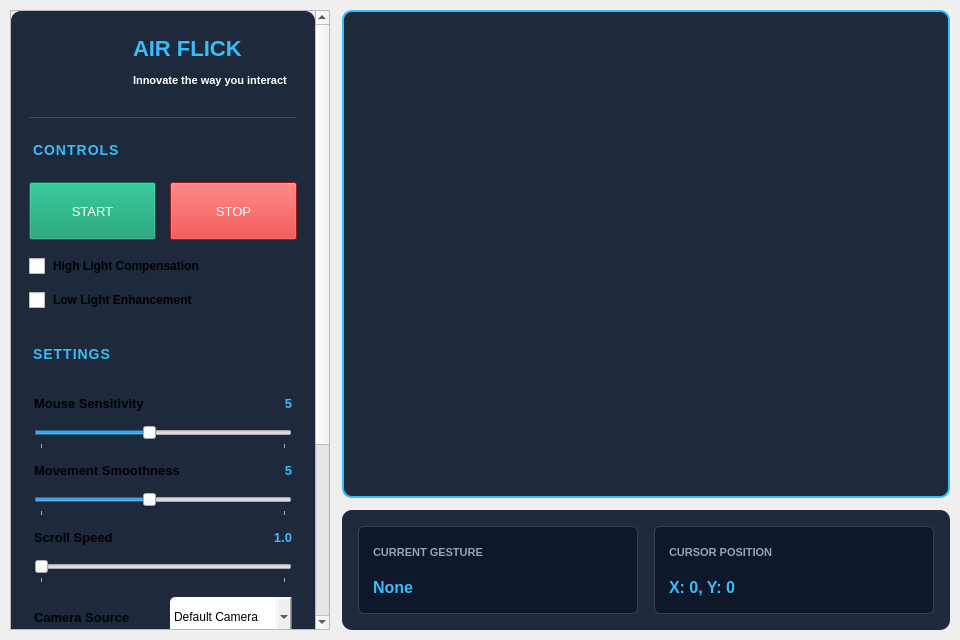
<?xml version="1.0" encoding="UTF-8"?>
<ui version="4.0">
 <class>AirFlickMain</class>
 <widget class="QWidget" name="AirFlickMain">
  <property name="geometry">
   <rect>
    <x>0</x>
    <y>0</y>
    <width>960</width>
    <height>640</height>
   </rect>
  </property>
  <property name="minimumSize">
   <size>
    <width>800</width>
    <height>560</height>
   </size>
  </property>
  <property name="windowTitle">
   <string>AirFlick - Innovate the way you interact</string>
  </property>
  <property name="styleSheet">
   <string notr="true">QWidget {
  background-color: #0f172a;
  color: #f8fafc;
  font-family: 'SF Pro Display', 'Segoe UI', Arial, sans-serif;
}

QLabel {
  color: #e2e8f0;
}

QPushButton {
  border-radius: 6px;
  padding: 10px;
  font-weight: 600;
  border: none;
  min-height: 38px;
  letter-spacing: 0.5px;
}

QPushButton:hover {
  opacity: 0.85;
}

QPushButton:pressed {
  opacity: 0.7;
}

QGroupBox {
  border: 1px solid #1e293b;
  border-radius: 8px;
  margin-top: 12px;
  padding: 6px 6px 6px 15px; /* top, right, bottom, left */
  font-weight: 600;
}

QCheckBox {
  spacing: 8px;
}

QCheckBox::indicator {
  width: 16px;
  height: 16px;
  border-radius: 4px;
  border: 1px solid #334155;
  background-color: #1e293b;
}

QCheckBox::indicator:checked {
  background-color: #38bdf8;
  border-color: #38bdf8;
}

QCheckBox::indicator:hover {
  border-color: #4b5563;
}
}

QGroupBox::title {
  subcontrol-origin: margin;
  left: 8px;
  padding: 0 5px;
}

QSlider::groove:horizontal {
  border-radius: 3px;
  height: 5px;
  margin: 1px 0;
  background-color: #1e293b;
}

QSlider::handle:horizontal {
  background-color: #38bdf8;
  border: none;
  border-radius: 5px;
  width: 14px;
  margin: -4px 0;
}

QComboBox {
  padding: 6px 10px;
  border-radius: 6px;
  background-color: #1e293b;
  border: 1px solid #334155;
  min-height: 30px;
}

QComboBox::drop-down {
  subcontrol-origin: padding;
  subcontrol-position: right;
  width: 18px;
  border-left: 1px solid #334155;
}

QScrollBar:vertical {
  border: none;
  background: #1e293b;
  width: 8px;
  border-radius: 3px;
}

QScrollBar::handle:vertical {
  background: #475569;
  min-height: 25px;
  border-radius: 3px;
}

QScrollBar:horizontal {
  border: none;
  background: #1e293b;
  height: 6px;
  border-radius: 3px;
}

QScrollBar::handle:horizontal {
  background: #475569;
  min-width: 25px;
  border-radius: 3px;
}</string>
  </property>
  <layout class="QGridLayout" name="gridLayout">
   <property name="leftMargin">
    <number>10</number>
   </property>
   <property name="topMargin">
    <number>10</number>
   </property>
   <property name="rightMargin">
    <number>10</number>
   </property>
   <property name="bottomMargin">
    <number>10</number>
   </property>
   <property name="spacing">
    <number>12</number>
   </property>
   <item row="0" column="0">
    <widget class="QScrollArea" name="leftScrollArea">
     <property name="sizePolicy">
      <sizepolicy hsizetype="Maximum" vsizetype="Expanding">
       <horstretch>0</horstretch>
       <verstretch>0</verstretch>
      </sizepolicy>
     </property>
     <property name="minimumSize">
      <size>
       <width>320</width>
       <height>0</height>
      </size>
     </property>
     <property name="maximumSize">
      <size>
       <width>340</width>
       <height>16777215</height>
      </size>
     </property>
     <property name="styleSheet">
      <string notr="true">QScrollArea {
  background-color: transparent;
  border: none;
}
QScrollArea &gt; QWidget &gt; QWidget {
  background-color: transparent;
}
</string>
     </property>
     <property name="horizontalScrollBarPolicy">
      <enum>Qt::ScrollBarAlwaysOff</enum>
     </property>
     <property name="sizeAdjustPolicy">
      <enum>QAbstractScrollArea::AdjustToContents</enum>
     </property>
     <property name="widgetResizable">
      <bool>true</bool>
     </property>
     <widget class="QWidget" name="leftScrollContents">
      <property name="geometry">
       <rect>
        <x>0</x>
        <y>0</y>
        <width>312</width>
        <height>928</height>
       </rect>
      </property>
      <layout class="QVBoxLayout" name="scrollContentsLayout">
       <property name="spacing">
        <number>0</number>
       </property>
       <property name="leftMargin">
        <number>0</number>
       </property>
       <property name="topMargin">
        <number>0</number>
       </property>
       <property name="rightMargin">
        <number>0</number>
       </property>
       <property name="bottomMargin">
        <number>0</number>
       </property>
       <item>
        <widget class="QWidget" name="leftPanel" native="true">
         <property name="sizePolicy">
          <sizepolicy hsizetype="Preferred" vsizetype="Preferred">
           <horstretch>0</horstretch>
           <verstretch>0</verstretch>
          </sizepolicy>
         </property>
         <property name="minimumSize">
          <size>
           <width>300</width>
           <height>0</height>
          </size>
         </property>
         <property name="styleSheet">
          <string notr="true">QWidget#leftPanel {
  background-color: #1e293b;
  border-radius: 10px;
}</string>
         </property>
         <layout class="QVBoxLayout" name="leftPanelLayout">
          <property name="spacing">
           <number>18</number>
          </property>
          <property name="leftMargin">
           <number>18</number>
          </property>
          <property name="topMargin">
           <number>18</number>
          </property>
          <property name="rightMargin">
           <number>18</number>
          </property>
          <property name="bottomMargin">
           <number>18</number>
          </property>
          <item>
           <widget class="QFrame" name="logoFrame">
            <property name="styleSheet">
             <string notr="true">border: 2px ;
border-radius: 5px;</string>
            </property>
            <property name="frameShape">
             <enum>QFrame::NoFrame</enum>
            </property>
            <property name="frameShadow">
             <enum>QFrame::Plain</enum>
            </property>
            <layout class="QHBoxLayout" name="horizontalLayout">
             <property name="spacing">
              <number>14</number>
             </property>
             <property name="leftMargin">
              <number>10</number>
             </property>
             <property name="topMargin">
              <number>5</number>
             </property>
             <property name="rightMargin">
              <number>10</number>
             </property>
             <property name="bottomMargin">
              <number>5</number>
             </property>
             <item>
              <widget class="QLabel" name="logoLabel">
               <property name="minimumSize">
                <size>
                 <width>80</width>
                 <height>60</height>
                </size>
               </property>
               <property name="maximumSize">
                <size>
                 <width>60</width>
                 <height>60</height>
                </size>
               </property>
               <property name="text">
                <string/>
               </property>
               <property name="pixmap">
                <pixmap>7b6148fa-18c6-4439-b089-be2a0dce14c9.png</pixmap>
               </property>
               <property name="scaledContents">
                <bool>true</bool>
               </property>
               <property name="margin">
                <number>0</number>
               </property>
              </widget>
             </item>
             <item>
              <layout class="QVBoxLayout" name="titleLayout">
               <property name="spacing">
                <number>3</number>
               </property>
               <item>
                <widget class="QLabel" name="titleLabel">
                 <property name="styleSheet">
                  <string notr="true">font-size: 22px;
font-weight: 700;
color: #38bdf8;</string>
                 </property>
                 <property name="text">
                  <string>AIR FLICK</string>
                 </property>
                </widget>
               </item>
               <item>
                <widget class="QLabel" name="subtitleLabel">
                 <property name="styleSheet">
                  <string notr="true">font-size: 11px;
color: #ffffff;
font-weight: 500;</string>
                 </property>
                 <property name="text">
                  <string>Innovate the way you interact</string>
                 </property>
                 <property name="margin">
                  <number>0</number>
                 </property>
                </widget>
               </item>
              </layout>
             </item>
            </layout>
           </widget>
          </item>
          <item>
           <widget class="QFrame" name="line">
            <property name="minimumSize">
             <size>
              <width>0</width>
              <height>1</height>
             </size>
            </property>
            <property name="maximumSize">
             <size>
              <width>16777215</width>
              <height>1</height>
             </size>
            </property>
            <property name="styleSheet">
             <string notr="true">background-color: #334155;</string>
            </property>
            <property name="frameShape">
             <enum>QFrame::HLine</enum>
            </property>
            <property name="frameShadow">
             <enum>QFrame::Sunken</enum>
            </property>
           </widget>
          </item>
          <item>
           <widget class="QLabel" name="controlsLabel">
            <property name="styleSheet">
             <string notr="true">font-size: 14px;
color: #38bdf8;
font-weight: 600;
letter-spacing: 1px;
padding-top: 6px;
padding-bottom: 6px;
border-radius: 5px;</string>
            </property>
            <property name="text">
             <string>CONTROLS</string>
            </property>
            <property name="margin">
             <number>5</number>
            </property>
           </widget>
          </item>
          <item>
           <layout class="QGridLayout" name="controlButtonsGrid">
            <property name="spacing">
             <number>14</number>
            </property>
            <item row="0" column="0">
             <widget class="QPushButton" name="startButton">
              <property name="minimumSize">
               <size>
                <width>0</width>
                <height>58</height>
               </size>
              </property>
              <property name="styleSheet">
               <string notr="true">background-color: #059669;
font-size: 13px;
color: white;</string>
              </property>
              <property name="text">
               <string>START</string>
              </property>
              <property name="icon">
               <iconset>
                <normaloff>icons/play.png</normaloff>icons/play.png</iconset>
              </property>
             </widget>
            </item>
            <item row="0" column="1">
             <widget class="QPushButton" name="stopButton">
              <property name="minimumSize">
               <size>
                <width>0</width>
                <height>58</height>
               </size>
              </property>
              <property name="styleSheet">
               <string notr="true">background-color: #dc2626;
font-size: 13px;
color: white;</string>
              </property>
              <property name="text">
               <string>STOP</string>
              </property>
              <property name="icon">
               <iconset>
                <normaloff>icons/stop.png</normaloff>
               </iconset>
              </property>
             </widget>
            </item>
            <item row="1" column="0" colspan="2">
             <widget class="QCheckBox" name="highLightToggle">
              <property name="text">
               <string>High Light Compensation</string>
              </property>
              <property name="toolTip">
               <string>Reduces glare and over-exposure in bright environments</string>
              </property>
              <property name="styleSheet">
               <string notr="true">QCheckBox {
  spacing: 8px;
  padding-top: 4px;
  font-weight: 500;
}

QCheckBox::indicator {
  width: 16px;
  height: 16px;
}</string>
              </property>
             </widget>
            </item>
            <item row="2" column="0" colspan="2">
             <widget class="QCheckBox" name="lowLightToggle">
              <property name="text">
               <string>Low Light Enhancement</string>
              </property>
              <property name="toolTip">
               <string>Improves hand detection in dimly lit environments</string>
              </property>
              <property name="styleSheet">
               <string notr="true">QCheckBox {
  spacing: 8px;
  padding-top: 4px;
  font-weight: 500;
}

QCheckBox::indicator {
  width: 16px;
  height: 16px;
}</string>
              </property>
             </widget>
            </item>
          </layout>
          </item>
          <item>
           <spacer name="verticalSpacer_2">
            <property name="orientation">
             <enum>Qt::Vertical</enum>
            </property>
            <property name="sizeType">
             <enum>QSizePolicy::Fixed</enum>
            </property>
            <property name="sizeHint" stdset="0">
             <size>
              <width>20</width>
              <height>14</height>
             </size>
            </property>
           </spacer>
          </item>
          <item>
           <widget class="QLabel" name="settingsLabel">
            <property name="styleSheet">
             <string notr="true">font-size: 14px;
color: #38bdf8;
font-weight: 600;
letter-spacing: 1px;
padding-top: 6px;
padding-bottom: 6px;
border-radius: 5px;</string>
            </property>
            <property name="text">
             <string>SETTINGS</string>
            </property>
            <property name="margin">
             <number>5</number>
            </property>
           </widget>
          </item>
          <item>
           <widget class="QFrame" name="settingsFrame">
            <property name="styleSheet">
             <string notr="true">border-radius: 5px;</string>
            </property>
            <property name="frameShape">
             <enum>QFrame::NoFrame</enum>
            </property>
            <property name="frameShadow">
             <enum>QFrame::Plain</enum>
            </property>
            <layout class="QVBoxLayout" name="settingsLayout">
             <property name="spacing">
              <number>14</number>
             </property>
             <property name="leftMargin">
              <number>5</number>
             </property>
             <property name="topMargin">
              <number>10</number>
             </property>
             <property name="rightMargin">
              <number>5</number>
             </property>
             <property name="bottomMargin">
              <number>10</number>
             </property>
             <item>
              <layout class="QHBoxLayout" name="sensitivityLayout">
               <item>
                <widget class="QLabel" name="sensitivityLabel">
                 <property name="styleSheet">
                  <string notr="true">font-size: 13px;
font-weight: 500;</string>
                 </property>
                 <property name="text">
                  <string>Mouse Sensitivity</string>
                 </property>
                </widget>
               </item>
               <item>
                <widget class="QLabel" name="sensitivityValue">
                 <property name="styleSheet">
                  <string notr="true">color: #38bdf8;
font-weight: 600;
font-size: 13px;</string>
                 </property>
                 <property name="text">
                  <string>5</string>
                 </property>
                 <property name="alignment">
                  <set>Qt::AlignRight|Qt::AlignTrailing|Qt::AlignVCenter</set>
                 </property>
                </widget>
               </item>
              </layout>
             </item>
             <item>
              <widget class="QSlider" name="sensitivitySlider">
               <property name="minimumSize">
                <size>
                 <width>0</width>
                 <height>24</height>
                </size>
               </property>
               <property name="minimum">
                <number>1</number>
               </property>
               <property name="maximum">
                <number>10</number>
               </property>
               <property name="value">
                <number>5</number>
               </property>
               <property name="orientation">
                <enum>Qt::Horizontal</enum>
               </property>
               <property name="tickPosition">
                <enum>QSlider::TicksBelow</enum>
               </property>
              </widget>
             </item>
             <item>
              <layout class="QHBoxLayout" name="smoothnessLayout">
               <item>
                <widget class="QLabel" name="smoothnessLabel">
                 <property name="styleSheet">
                  <string notr="true">font-size: 13px;
font-weight: 500;</string>
                 </property>
                 <property name="text">
                  <string>Movement Smoothness</string>
                 </property>
                </widget>
               </item>
               <item>
                <widget class="QLabel" name="smoothnessValue">
                 <property name="styleSheet">
                  <string notr="true">color: #38bdf8;
font-weight: 600;
font-size: 13px;</string>
                 </property>
                 <property name="text">
                  <string>5</string>
                 </property>
                 <property name="alignment">
                  <set>Qt::AlignRight|Qt::AlignTrailing|Qt::AlignVCenter</set>
                 </property>
                </widget>
               </item>
              </layout>
             </item>
             <item>
              <widget class="QSlider" name="smoothnessSlider">
               <property name="minimumSize">
                <size>
                 <width>0</width>
                 <height>24</height>
                </size>
               </property>
               <property name="minimum">
                <number>1</number>
               </property>
               <property name="maximum">
                <number>10</number>
               </property>
               <property name="value">
                <number>5</number>
               </property>
               <property name="orientation">
                <enum>Qt::Horizontal</enum>
               </property>
               <property name="tickPosition">
                <enum>QSlider::TicksBelow</enum>
               </property>
              </widget>
             </item>
             <item>
              <layout class="QHBoxLayout" name="scrollSpeedLayout">
               <item>
                <widget class="QLabel" name="scrollSpeedLabel">
                 <property name="styleSheet">
                  <string notr="true">font-size: 13px;
font-weight: 500;</string>
                 </property>
                 <property name="text">
                  <string>Scroll Speed</string>
                 </property>
                </widget>
               </item>
               <item>
                <widget class="QLabel" name="scrollSpeedValue">
                 <property name="styleSheet">
                  <string notr="true">color: #38bdf8;
font-weight: 600;
font-size: 13px;</string>
                 </property>
                 <property name="text">
                  <string>1.0</string>
                 </property>
                 <property name="alignment">
                  <set>Qt::AlignRight|Qt::AlignTrailing|Qt::AlignVCenter</set>
                 </property>
                </widget>
               </item>
              </layout>
             </item>
             <item>
              <widget class="QSlider" name="scrollSpeedSlider">
               <property name="minimumSize">
                <size>
                 <width>0</width>
                 <height>24</height>
                </size>
               </property>
               <property name="minimum">
                <number>1</number>
               </property>
               <property name="maximum">
                <number>10</number>
               </property>
               <property name="value">
                <number>1</number>
               </property>
               <property name="orientation">
                <enum>Qt::Horizontal</enum>
               </property>
               <property name="tickPosition">
                <enum>QSlider::TicksBelow</enum>
               </property>
              </widget>
             </item>
             <item>
              <layout class="QHBoxLayout" name="cameraLayout">
               <item>
                <widget class="QLabel" name="cameraLabel">
                 <property name="styleSheet">
                  <string notr="true">font-size: 13px;
font-weight: 500;</string>
                 </property>
                 <property name="text">
                  <string>Camera Source</string>
                 </property>
                </widget>
               </item>
               <item>
                <widget class="QComboBox" name="cameraSelect">
                 <property name="minimumSize">
                  <size>
                   <width>120</width>
                   <height>40</height>
                  </size>
                 </property>
                 <property name="styleSheet">
                  <string notr="true">padding: 4px;</string>
                 </property>
                 <item>
                  <property name="text">
                   <string>Default Camera</string>
                  </property>
                 </item>
                 <item>
                  <property name="text">
                   <string>Camera 1</string>
                  </property>
                 </item>
                 <item>
                  <property name="text">
                   <string>Camera 2</string>
                  </property>
                 </item>
                </widget>
               </item>
              </layout>
             </item>
             <item>
              <widget class="QPushButton" name="settingsButton">
               <property name="minimumSize">
                <size>
                 <width>0</width>
                 <height>66</height>
                </size>
               </property>
               <property name="styleSheet">
                <string notr="true">background-color: #334155;
font-size: 13px;
color: white;
margin-top: 8px;</string>
               </property>
               <property name="text">
                <string>ADVANCED SETTINGS</string>
               </property>
              </widget>
             </item>

            </layout>
           </widget>
          </item>
          <item>
           <spacer name="verticalSpacer_3">
            <property name="orientation">
             <enum>Qt::Vertical</enum>
            </property>
            <property name="sizeType">
             <enum>QSizePolicy::Fixed</enum>
            </property>
            <property name="sizeHint" stdset="0">
             <size>
              <width>20</width>
              <height>14</height>
             </size>
            </property>
           </spacer>
          </item>
          <item>
           <widget class="QLabel" name="helpLabel">
            <property name="styleSheet">
             <string notr="true">font-size: 14px;
color: #38bdf8;
font-weight: 600;
letter-spacing: 1px;
padding-top: 6px;
padding-bottom: 6px;
border-radius: 5px;</string>
            </property>
            <property name="text">
             <string>HELP</string>
            </property>
            <property name="margin">
             <number>5</number>
            </property>
           </widget>
          </item>
          <item>
           <layout class="QGridLayout" name="helpButtonsGrid">
            <property name="horizontalSpacing">
             <number>14</number>
            </property>
            <property name="verticalSpacing">
             <number>0</number>
            </property>
            <item row="0" column="0">
             <widget class="QPushButton" name="tutorialButton">
              <property name="minimumSize">
               <size>
                <width>0</width>
                <height>58</height>
               </size>
              </property>
              <property name="styleSheet">
               <string notr="true">background-color: #6366f1;
font-size: 13px;
color: white;</string>
              </property>
              <property name="text">
               <string>TUTORIAL</string>
              </property>
             </widget>
            </item>
            <item row="0" column="1">
             <widget class="QPushButton" name="aboutButton">
              <property name="minimumSize">
               <size>
                <width>0</width>
                <height>58</height>
               </size>
              </property>
              <property name="styleSheet">
               <string notr="true">background-color: #38bdf8;
font-size: 13px;
color: white;</string>
              </property>
              <property name="text">
               <string>ABOUT</string>
              </property>
             </widget>
            </item>
           </layout>
          </item>
          <item>
           <spacer name="verticalSpacer">
            <property name="orientation">
             <enum>Qt::Vertical</enum>
            </property>
            <property name="sizeHint" stdset="0">
             <size>
              <width>20</width>
              <height>40</height>
             </size>
            </property>
           </spacer>
          </item>
         </layout>
        </widget>
       </item>
      </layout>
     </widget>
    </widget>
   </item>
   <item row="0" column="1">
    <widget class="QWidget" name="rightPanel" native="true">
     <layout class="QVBoxLayout" name="filtersLayout">
      <property name="spacing">
       <number>12</number>
      </property>
      <property name="leftMargin">
       <number>0</number>
      </property>
      <property name="topMargin">
       <number>0</number>
      </property>
      <property name="rightMargin">
       <number>0</number>
      </property>
      <property name="bottomMargin">
       <number>0</number>
      </property>
      <item>
       <widget class="QFrame" name="videoFrame">
        <property name="sizePolicy">
         <sizepolicy hsizetype="Expanding" vsizetype="Expanding">
          <horstretch>0</horstretch>
          <verstretch>1</verstretch>
         </sizepolicy>
        </property>
        <property name="minimumSize">
         <size>
          <width>500</width>
          <height>400</height>
         </size>
        </property>
        <property name="styleSheet">
         <string notr="true">border: 2px solid #38bdf8;
border-radius: 10px;
background-color: #1e293b;</string>
        </property>
        <property name="frameShape">
         <enum>QFrame::StyledPanel</enum>
        </property>
        <property name="frameShadow">
         <enum>QFrame::Raised</enum>
        </property>
        <layout class="QVBoxLayout" name="videoLayout">
         <property name="leftMargin">
          <number>2</number>
         </property>
         <property name="topMargin">
          <number>2</number>
         </property>
         <property name="rightMargin">
          <number>2</number>
         </property>
         <property name="bottomMargin">
          <number>2</number>
         </property>
         <item>
          <widget class="QLabel" name="videoFeed">
           <property name="sizePolicy">
            <sizepolicy hsizetype="Expanding" vsizetype="Expanding">
             <horstretch>0</horstretch>
             <verstretch>0</verstretch>
            </sizepolicy>
           </property>
           <property name="minimumSize">
            <size>
             <width>80</width>
             <height>60</height>
            </size>
           </property>
           <property name="styleSheet">
            <string notr="true">border: none;</string>
           </property>
           <property name="text">
            <string/>
           </property>
           <property name="alignment">
            <set>Qt::AlignCenter</set>
           </property>
          </widget>
         </item>
        </layout>
       </widget>
      </item>
      <item>
       <widget class="QFrame" name="statusFrame">
        <property name="sizePolicy">
         <sizepolicy hsizetype="Expanding" vsizetype="Fixed">
          <horstretch>0</horstretch>
          <verstretch>0</verstretch>
         </sizepolicy>
        </property>
        <property name="minimumSize">
         <size>
          <width>0</width>
          <height>120</height>
         </size>
        </property>
        <property name="maximumSize">
         <size>
          <width>16777215</width>
          <height>120</height>
         </size>
        </property>
        <property name="styleSheet">
         <string notr="true">background-color: #1e293b;
border-radius: 10px;</string>
        </property>
        <property name="frameShape">
         <enum>QFrame::StyledPanel</enum>
        </property>
        <property name="frameShadow">
         <enum>QFrame::Raised</enum>
        </property>
        <layout class="QHBoxLayout" name="statusLayout">
         <property name="spacing">
          <number>16</number>
         </property>
         <property name="leftMargin">
          <number>16</number>
         </property>
         <property name="topMargin">
          <number>16</number>
         </property>
         <property name="rightMargin">
          <number>16</number>
         </property>
         <property name="bottomMargin">
          <number>16</number>
         </property>
         <item>
          <widget class="QFrame" name="gestureFrame">
           <property name="sizePolicy">
            <sizepolicy hsizetype="Expanding" vsizetype="Preferred">
             <horstretch>1</horstretch>
             <verstretch>0</verstretch>
            </sizepolicy>
           </property>
           <property name="styleSheet">
            <string notr="true">background-color: #0f172a;
border-radius: 6px;
border: 1px solid #334155;</string>
           </property>
           <property name="frameShape">
            <enum>QFrame::StyledPanel</enum>
           </property>
           <property name="frameShadow">
            <enum>QFrame::Raised</enum>
           </property>
           <layout class="QVBoxLayout" name="gestureFrameLayout">
            <property name="spacing">
             <number>4</number>
            </property>
            <property name="leftMargin">
             <number>14</number>
            </property>
            <property name="topMargin">
             <number>10</number>
            </property>
            <property name="rightMargin">
             <number>14</number>
            </property>
            <property name="bottomMargin">
             <number>10</number>
            </property>
            <item>
             <widget class="QLabel" name="gestureTitle">
              <property name="styleSheet">
               <string notr="true">font-size: 11px;
color: #94a3b8;
font-weight: 500;
border: none;</string>
              </property>
              <property name="text">
               <string>CURRENT GESTURE</string>
              </property>
             </widget>
            </item>
            <item>
             <widget class="QLabel" name="gestureOutput">
              <property name="styleSheet">
               <string notr="true">font-size: 16px;
color: #38bdf8;
font-weight: 600;
border: none;</string>
              </property>
              <property name="text">
               <string>None</string>
              </property>
             </widget>
            </item>
           </layout>
          </widget>
         </item>
         <item>
          <widget class="QFrame" name="positionFrame">
           <property name="sizePolicy">
            <sizepolicy hsizetype="Expanding" vsizetype="Preferred">
             <horstretch>1</horstretch>
             <verstretch>0</verstretch>
            </sizepolicy>
           </property>
           <property name="styleSheet">
            <string notr="true">background-color: #0f172a;
border-radius: 6px;
border: 1px solid #334155;</string>
           </property>
           <property name="frameShape">
            <enum>QFrame::StyledPanel</enum>
           </property>
           <property name="frameShadow">
            <enum>QFrame::Raised</enum>
           </property>
           <layout class="QVBoxLayout" name="positionFrameLayout">
            <property name="spacing">
             <number>4</number>
            </property>
            <property name="leftMargin">
             <number>14</number>
            </property>
            <property name="topMargin">
             <number>10</number>
            </property>
            <property name="rightMargin">
             <number>14</number>
            </property>
            <property name="bottomMargin">
             <number>10</number>
            </property>
            <item>
             <widget class="QLabel" name="positionTitle">
              <property name="styleSheet">
               <string notr="true">font-size: 11px;
color: #94a3b8;
font-weight: 500;
border: none;</string>
              </property>
              <property name="text">
               <string>CURSOR POSITION</string>
              </property>
             </widget>
            </item>
            <item>
             <widget class="QLabel" name="positionOutput">
              <property name="styleSheet">
               <string notr="true">font-size: 16px;
color: #38bdf8;
font-weight: 600;
border: none;</string>
              </property>
              <property name="text">
               <string>X: 0, Y: 0</string>
              </property>
             </widget>
            </item>
           </layout>
          </widget>
         </item>
        </layout>
       </widget>
      </item>
     </layout>
    </widget>
   </item>
  </layout>
 </widget>
 <resources/>
 <connections/>
</ui>
